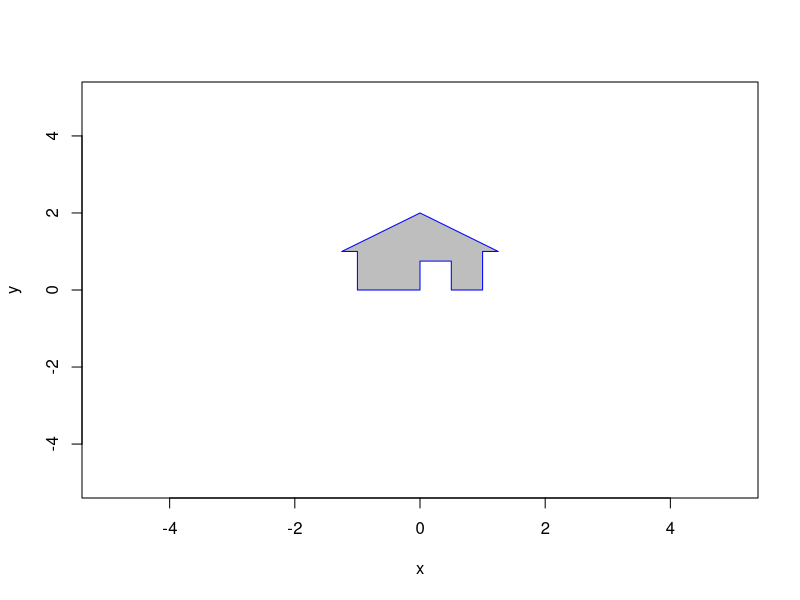
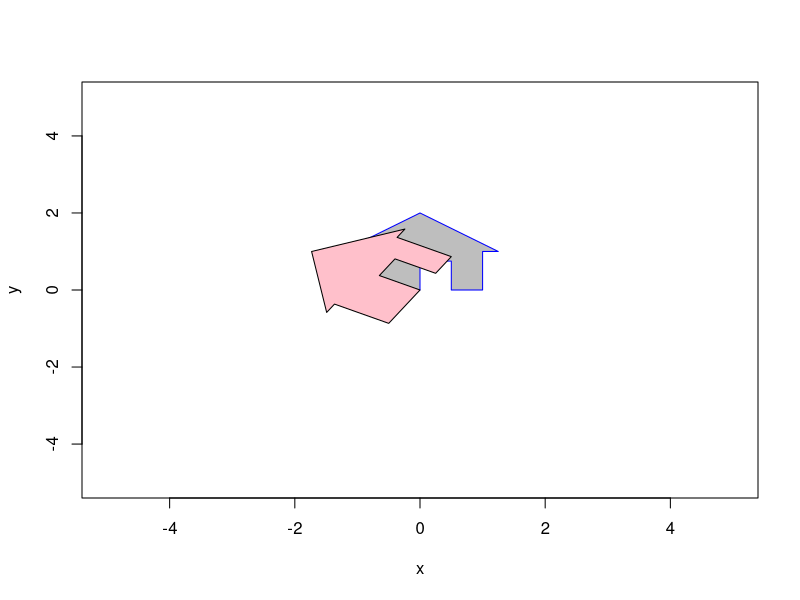
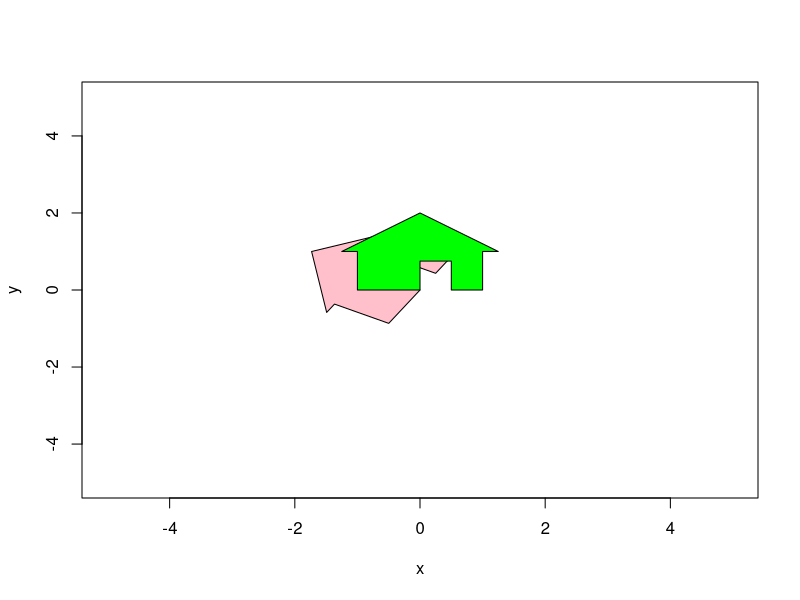
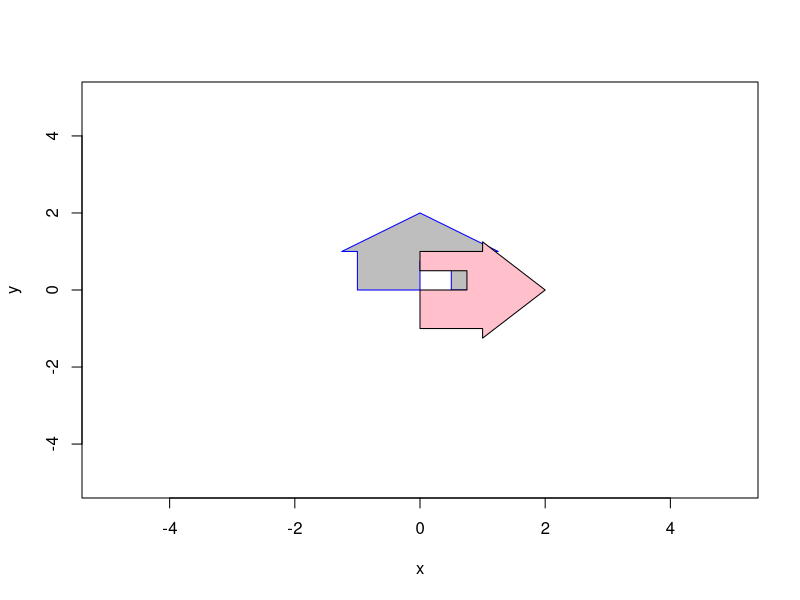
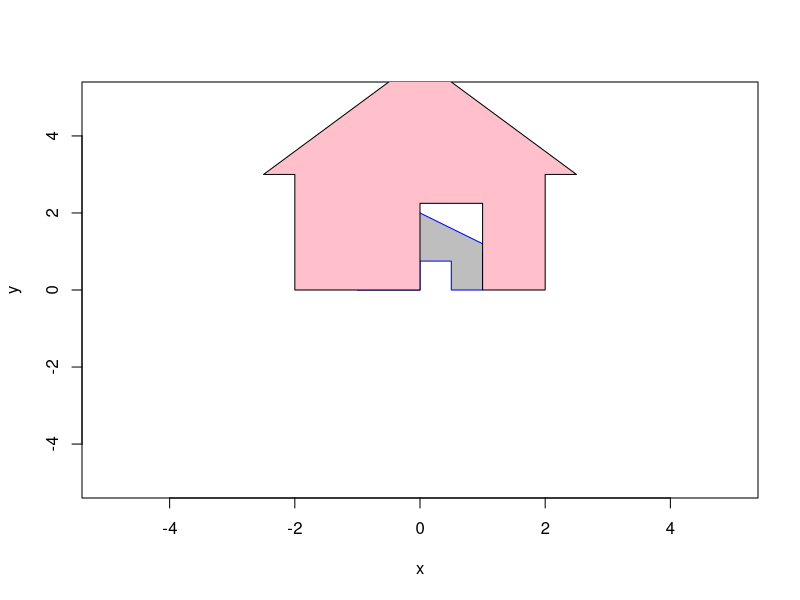
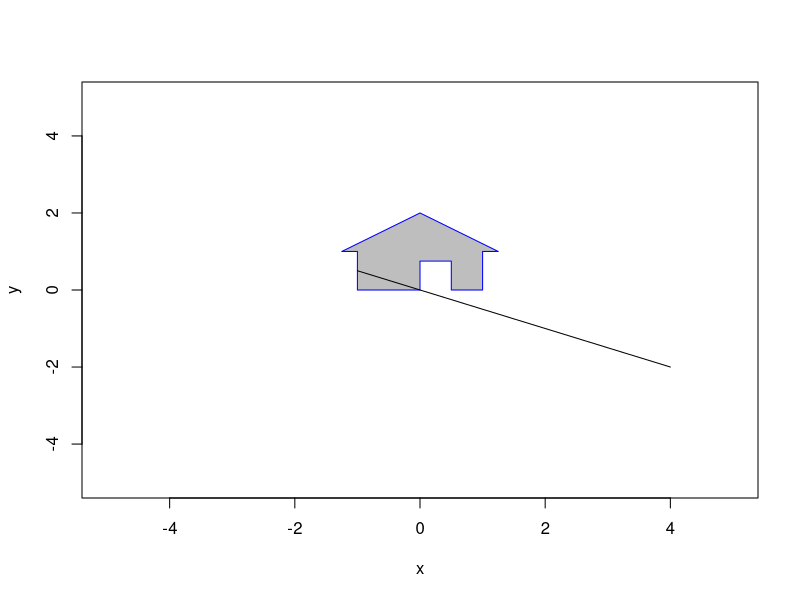
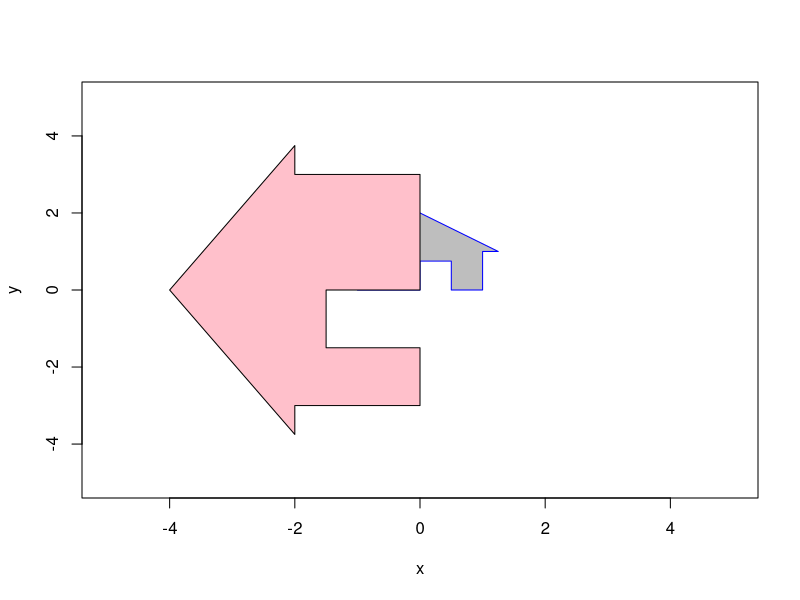
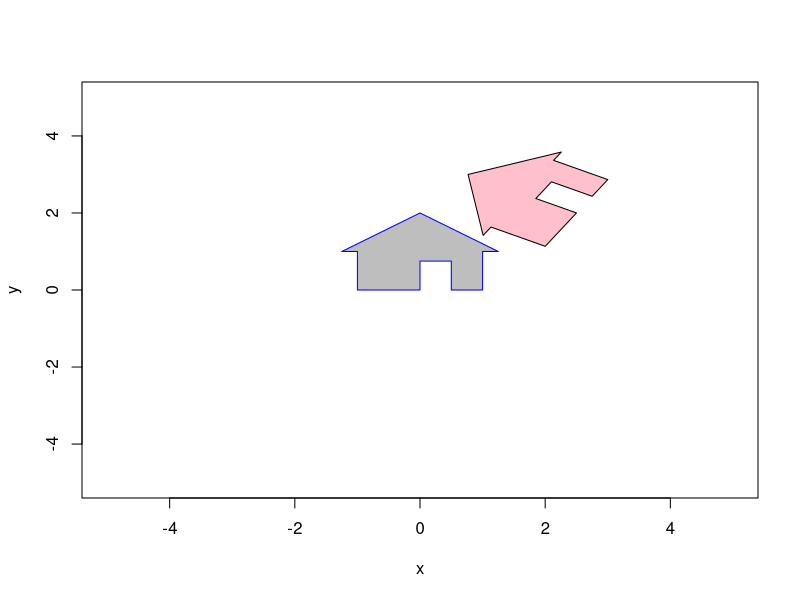

These figures' R source, in order:
## ---- chunk 1
house = cbind(c(0,0), c(0,3/4), c(1/2,3/4), c(1/2,0), c(1,0), c(1,1), c(5/4,1), c(0,2), c(-5/4,1), c(-1,1), c(-1,0), c(0,0));
plot(house[1,],house[2,],type="n",xlim=c(-5,5),ylim=c(-5,5),xlab="x",ylab="y")
polygon(house[1,], house[2,], col = "gray", border = "blue")
## ---- chunk 2
plot(house[1,],house[2,],type="n",xlim=c(-5,5),ylim=c(-5,5),xlab="x",ylab="y")
A = cbind(c(cos(pi/3),sin(pi/3)),c(-sin(pi/3),cos(pi/3)))  # define A
A # display A
house2 = A %*% house
polygon(house[1,], house[2,], col = "gray", border = "blue")
polygon(house2[1,], house2[2,], col = "pink", border = "black")
## ---- chunk 3
plot(house[1,],house[2,],type="n",xlim=c(-5,5),ylim=c(-5,5),xlab="x",ylab="y")
Ainv = cbind(c(cos(-pi/3),sin(-pi/3)),c(-sin(-pi/3),cos(-pi/3)))  # A inverse 
Ainv # display A inverse
house3 = Ainv %*% house2
polygon(house2[1,], house2[2,], col = "pink", border = "black")
polygon(house3[1,], house3[2,], col = "green", border = "black")
## ---- chunk 4
(A = cbind(c(0,1),c(1,0)))
## ---- chunk 5
plot(house[1,],house[2,],type="n",xlim=c(-5,5),ylim=c(-5,5),xlab="x",ylab="y")
house2 = A %*% house
polygon(house[1,], house[2,], col = "gray", border = "blue")
polygon(house2[1,], house2[2,], col = "pink", border = "black")
## ---- chunk 6
(A = cbind(c(2,0),c(0,3)))
## ---- chunk 7
plot(house[1,],house[2,],type="n",xlim=c(-5,5),ylim=c(-5,5),xlab="x",ylab="y")
house2 = A %*% house
polygon(house[1,], house[2,], col = "gray", border = "blue")
polygon(house2[1,], house2[2,], col = "pink", border = "black")
## ---- chunk 8
(A = cbind(c(-1,1/2),c(2,-1)))
plot(house[1,],house[2,],type="n",xlim=c(-5,5),ylim=c(-5,5),xlab="x",ylab="y")
house2 = A %*% house
polygon(house[1,], house[2,], col = "gray", border = "blue")
polygon(house2[1,], house2[2,], col = "pink", border = "black")
## ---- chunk 9
scale = cbind(c(2,0),c(0,3))
rot = cbind(c(cos(pi/2),sin(pi/2)),c(-sin(pi/2),cos(pi/2)))
reflect = cbind(c(-1,0),c(0,1))
A = scale %*% rot %*% reflect

plot(house[1,],house[2,],type="n",xlim=c(-5,5),ylim=c(-5,5),xlab="x",ylab="y")
house2 = A %*% house
polygon(house[1,], house[2,], col = "gray", border = "blue")
polygon(house2[1,], house2[2,], col = "pink", border = "black")
## ---- chunk 10
house = cbind(c(0,0,1), c(0,3/4,1), c(1/2,3/4,1), c(1/2,0,1), c(1,0,1), c(1,1,1), c(5/4,1,1), c(0,2,1), c(-5/4,1,1), c(-1,1,1), c(-1,0,1), c(0,0,1));
plot(house[1,],house[2,],type="n",xlim=c(-5,5),ylim=c(-5,5),xlab="x",ylab="y")
t = pi/3
rot = cbind(c(cos(t),sin(t),0),c(-sin(t),cos(t),0),c(0,0,1)) 
rot
translate = cbind(c(1,0,0),c(0,1,0),c(2.5,2.0,1))
translate
A =   translate %*% rot
A # display A
house2 = A %*% house
polygon(house[1,], house[2,], col = "gray", border = "blue")
polygon(house2[1,], house2[2,], col = "pink", border = "black")
## ---- chunk 11
plot(house[1,],house[2,],type="n",xlim=c(-3,3),ylim=c(-3,3),xlab="x",ylab="y")
polygon(house[1,], house[2,], col = "gray", border = "blue")
tslate = cbind(c(-.5,0,0), c(0,-.5,0), c(-.5,0,1))
houseTwo = tslate %*% house
polygon(houseTwo[1,], houseTwo[2,], col = "green", border = "blue")
## ---- chunk 12
A = cbind(c(-2/10,0,0), c(0,3/8,0), c(.25,0,1))
houseThree = A %*% house

plot(house[1,],house[2,],type="n",xlim=c(-3,3),ylim=c(-3,3),xlab="x",ylab="y")
polygon(house[1,], house[2,], col = "gray", border = "blue")
polygon(houseThree[1,], houseThree[2,], col = "red", border = "blue")
## ---- chunk 13
plot(house[1,],house[2,],type="n",xlim=c(-3,3),ylim=c(-3,3),xlab="x",ylab="y")
polygon(house[1,], house[2,], col = "gray", border = "blue")

t1 = atan(1/1.25)
rot = cbind(c(cos(t1),sin(t1),0),c(-sin(t1),cos(t1),0),c(0,0,1))
tslate1 = cbind(c(1,0,0), c(0,1,0), c(-.5,1.6,1))

A = cbind(c(.5,0,0), c(0,.5,0), c(-.5,1.6,1))

houseFour = A %*% rot %*% house

polygon(houseFour[1,], houseFour[2,], col = "gold", border = "blue")
## ---- chunk 14
plot(house[1,],house[2,],type="n",xlim=c(-3,3),ylim=c(-3,3),xlab="x",ylab="y")
polygon(house[1,], house[2,], col = "gray", border = "blue")

t2 = -atan(1/1.25)
rot = cbind(c(cos(t2),sin(t2),0),c(-sin(t2),cos(t2),0),c(0,0,1))
tslate2 = cbind(c(1,0,0), c(0,1,0), c(-.5,1.6,1))

A = cbind(c(.5,0,0), c(0,.5,0), c(.5,1.6,1))

houseFive = A %*% rot %*% house

polygon(houseFive[1,], houseFive[2,], col = "cyan", border = "blue")
## ---- chunk 15
plot(house[1,],house[2,],type="n",xlim=c(-3,3),ylim=c(-3,3),xlab="x",ylab="y")
polygon(house[1,], house[2,], col = "gray", border = "blue")
polygon(houseTwo[1,], houseTwo[2,], col = "green", border = "black")
polygon(houseThree[1,], houseThree[2,], col = "red", border = "blue")
polygon(houseFour[1,], houseFour[2,], col = "gold", border = "blue")
polygon(houseFive[1,], houseFive[2,], col = "cyan", border = "blue")
